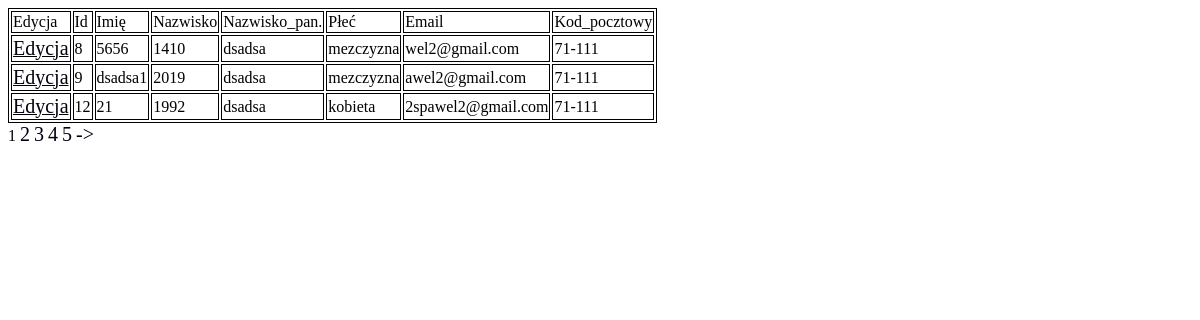
The page /baza_edycja.php on the database its author committed.
### tables this page shows
CREATE TABLE `pracownik` (
  `id` int(60) NOT NULL,
  `imie` varchar(60) NOT NULL,
  `nazwisko` varchar(60) NOT NULL,
  `gender` varchar(60) NOT NULL,
  `nazwisko_panienskie` varchar(60) NOT NULL,
  `email` varchar(60) NOT NULL,
  `kod_pocztowy` varchar(60) NOT NULL
);

### baza_edycja.php (the view, shortened to what this page needs)
<?php
$zmiennaid=0;
if(isset($_GET['id1'])){
$zmiennaid=$_GET['id1'];
function test_input($data) {
  $data = trim($data);
  $data = stripslashes($data);
  $data = htmlspecialchars($data);
  return $data;
}
	$pdo = new PDO('mysql:host=localhost;dbname=zadanie','root');
	$stmt = $pdo->query ("SELECT * FROM pracownik WHERE id='$zmiennaid'");
	while ($rekord = $stmt->fetch()){
		$spr=0;
$suma=0;
$sesja=0;
$imieErr = $emailErr = $genderErr = $nazwisko_panienskieErr =$kod_pocztowyErr = $nazwiskoErr = "";
$imie = $email = $gender = $nazwisko =$kod_pocztowy = $nazwisko_panienskie = "";
if ($_SERVER["REQUEST_METHOD"] == "POST") {
  if (empty($_POST["imie"])) {
    $imieErr = "*Imie jest wymagane<br>";
	$spr=1;
  } else {
    $imie = test_input($_POST["imie"]);
	$spr=2;
	$suma++;
  }
  if (empty($_POST["email"])) {
    $emailErr = "*Email jest wymagany<br>";
	$spr=1;
  } else {
    $email = test_input($_POST["email"]);
	$spr=2;
	$suma++;
	if (!preg_match("/^[_a-z0-9-]+(\.[_a-z0-9-]+)*@[a-z0-9-]+(\.[a-z0-9-]+)*(\.[a-z]{2,})$/i",$email)) {
      $emailErr = "*Zły email<br>";
	  $spr=1;
	  $suma--;
    }
  }
  if (empty($_POST["nazwisko"])) {
    $nazwiskoErr = "*Nazwisko jest wymagane<br>";
	$spr=1;
  } else {
    $nazwisko = test_input($_POST["nazwisko"]);
	$spr=2;
	$suma++;
  }
  if (empty($_POST["nazwisko_panienskie"])) {
    $nazwisko_panienskieErr = "*Nazwisko panieńskie jest wymagane<br>";
	$spr=1;
  } else {
    $nazwisko_panienskie = test_input($_POST["nazwisko_panienskie"]);
	$spr=2;
	$suma++;
  }
  if (empty($_POST["gender"])) {
    $genderErr = "*Płeć jest wymagana<br>";
	$spr=1;
  } else {
    $gender = test_input($_POST["gender"]);
	$spr=2;
	$suma++;
  }
   if (empty($_POST["kod_pocztowy"])) {
    $kod_pocztowyErr = "*Kod pocztowy jest wymagany<br>";
	$spr=1;
  } else {
    $kod_pocztowy = test_input($_POST["kod_pocztowy"]);
	$spr=2;
	$suma++;
	if (!preg_match("/^([0-9]{2})(-[0-9]{3})?$/i",$kod_pocztowy)) {
      $kod_pocztowyErr = "*Zły adres<br>";
	  $spr=1;
	  $suma--;
    }
  }
  if(isset($_POST['odrzuc'])){
	header('Location: index.php?strona=1');
}
 if($spr==2 && $suma==6 && isset($_POST['potwierdz'])){
	 $pdo->beginTransaction();
	 $dodaj = "UPDATE pracownik
		SET imie='$imie', nazwisko='$nazwisko', nazwisko_panienskie='$nazwisko_panienskie', email='$email', gender='$gender', kod_pocztowy='$kod_pocztowy'
		WHERE id='$zmiennaid'";
	 $pdo->exec($dodaj);
	 $pdo->commit();
	 $pdo=null;
	  header('Location: index.php?strona=1');
 }
}
?>
<?php
if($spr!=2 || $suma!=6){
echo '
<link rel="stylesheet" href="style.css" type="text/css">
<div style="position:absolute;">
	<p id=tekst_lewo>Imię: </p>
<p id=tekst_lewo>Nazwisko:  </p>
<span id=tekst_lewo>Płeć:
    </span><br>
	<br>
<p id=tekst_lewo>Nazwisko panieńskie:  </p>
<p id=tekst_lewo>Email:  </p>
<p id=tekst_lewo>Kod pocztowy  </p>
	</div>
	';
	echo'
	<div style="text-align:center;margin-top:17px;">
	<form method="POST" action="index.php?strona=1&id1='.$zmiennaid.'"><p>
<input type="text" name="imie" value="'.$rekord['imie'].'"/> <span id="error">'; echo $imieErr; echo '</span></p>';
echo '
<p><input type="text" name="nazwisko" value="'.$rekord['nazwisko'].'" /> <span id=error>'; echo $nazwiskoErr; echo '</span></p>';
echo '
<span style="margin-left:-85px;">
  <input type="radio" name="gender" value="kobieta"'; if($rekord['gender']=='kobieta'){echo'checked';} echo '> Kobieta<br>
  </span>
  <span style="margin-left:-60px;">
  <input type="radio" name="gender" value="mezczyzna"'; if($rekord['gender']=='mezczyzna'){echo'checked';} echo '>Mężczyzna
  </span> <span id="error">
  ';  echo $genderErr; echo '</span>';
echo '
<p> <input type="text" name="nazwisko_panienskie" value="'.$rekord['nazwisko_panienskie'].'"/><span id="error"> '; echo $nazwisko_panienskieErr; echo '</span></p>';
echo '
<p> <input type="text" name="email" value="'.$rekord['email'].'"/> <span id="error"> '; echo $emailErr; echo '</span></p>';
echo'
<p><input type="text" name="kod_pocztowy" value="'.$rekord['kod_pocztowy'].'"/>  <span id="error"> ';echo $kod_pocztowyErr; echo '</span></p>';
echo'
<center>
<div style="display:inline">
<input type="submit" name="potwierdz" value="Potwierdź zmiany">
</div>
<div style="display:inline">
<input type="submit" name="odrzuc" value="Odrzuć zmiany">
</div>
</center>
</form>
</div>
';
}
	}
}else if($zmiennaid==0){
	echo'<link rel="stylesheet" href="style.css" type="text/css">';
	$pdo = new PDO('mysql:host=localhost;dbname=zadanie','root');
	$sprr = $pdo->query ("SELECT id FROM pracownik");
	echo '<div style="font-size:17.5px;"><table> ';
	$ile_wierszy=$sprr->rowCount();
$cur_page = isset($_GET['strona']) ? $_GET['strona'] : 1;
$results_per_page = 3;
$skip = (($cur_page - 1) * $results_per_page);
$total=$ile_wierszy;
$num_pages = ceil($total / $results_per_page);
$stmt = $pdo->query ("SELECT * FROM pracownik Orders LIMIT $skip, $results_per_page");
	if($sprr->rowCount()<1){
			echo '<tr>
			<td>Brak bazy</td>
			</tr>
			';
		}else{
	echo '
		<tr>
			<td>Edycja</td>
			<td>Id</td>
			<td>Imię </td>
			<td>Nazwisko </td>
			<td>Nazwisko_pan. </td>
			<td>Płeć </td>
			<td>Email </td>
			<td>Kod_pocztowy</td>
		</tr>
		';
	while ($rekord = $stmt->fetch()){
		if($rekord['imie']==''){
			echo '<tr>
			<td>Brak bazy</td>
			</tr>
			';
		}
		else{
		echo '
		<tr>
			<td><u><a href="index.php?strona=1&id1='.$rekord['id'].'">Edycja</a></u></td>
			<td>'.$rekord['id'].' </td>
			<td>'.$rekord['imie'].' </td>
			<td>'.$rekord['nazwisko'].' </td>
			<td>'.$rekord['nazwisko_panienskie'].' </td>
			<td>'.$rekord['gender'].' </td>
			<td>'.$rekord['email'].' </td>
			<td>'.$rekord['kod_pocztowy'].' </td>
		</tr>
		';
		}
	}
		}
	echo '</table></div>';
		function generate_page_links($cur_page, $num_pages) {
     $page_links = '';
     $i = $cur_page - 4;
     $page = $i + 8;
     for ($i; $i <= $page; $i++) {
          if ($i > 0 && $i <= $num_pages) {
               if ($cur_page == $i  && $i != 0) {
                    $page_links .= '' . $i;
               }
               else {
                    $page_links .= ' <a href="' . $_SERVER['PHP_SELF'] . '?strona=' . $i . '"> ' . $i . '</a> ';
               }
          }
     }
     if ($cur_page < $num_pages) {
          $page_links .= '<a href="' . $_SERVER['PHP_SELF'] . '?strona=' . ($cur_page + 1) . '">-></a>';
     }
     return $page_links;
}
     echo generate_page_links($cur_page, $num_pages);
}
?>

### style.css (style rules this page uses)
a:link { color:#00000f; font-size:20px; text-decoration:none; }
table, th, td { border:1px solid black; }

### rows shown on the page
pracownik: id "8", imie "5656", nazwisko "1410", nazwisko_panienskie "dsadsa", gender "mezczyzna", email "wel2@gmail.com", kod_pocztowy "71-111"
pracownik: id "9", imie "dsadsa1", nazwisko "2019", nazwisko_panienskie "dsadsa", gender "mezczyzna", email "awel2@gmail.com", kod_pocztowy "71-111"
pracownik: id "12", imie "21", nazwisko "1992", nazwisko_panienskie "dsadsa", gender "kobieta", email "2spawel2@gmail.com", kod_pocztowy "71-111"
